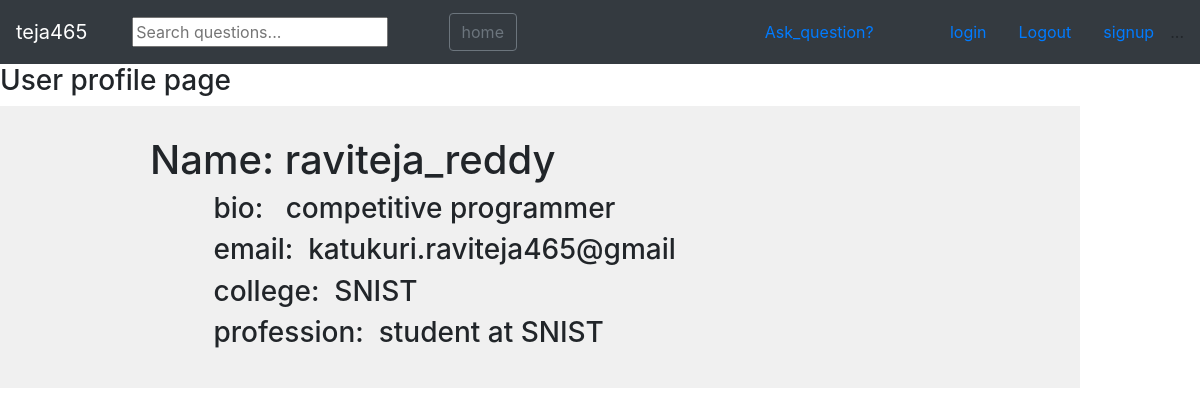
Screenshot of /profile/4 with the database file from the repository.
### myapp/models.py (models this page shows, shortened)
class profile(models.Model):
    user = models.OneToOneField(User, default=1,on_delete=models.CASCADE)
    bio=models.CharField(max_length = 190,default='None')
    email=models.CharField(max_length = 26,default='None')
    college=models.CharField(max_length = 50,default='None')
    profession=models.TextField(default='None')

### myapp/views.py (the view)
# urls.py: re_path(r'^profile/(?P<id>\d+)', views.user_profile),
def user_profile(request,id):
    user=User.objects.get(id=id)
    bio=user.profile.bio
    bio=user.profile.bio
    email=user.profile.email
    college=user.profile.college
    profession=user.profile.profession
    return render(request,'profile.html',{'name':user.username,'bio':bio,'email':email,'college':college,'profession':profession})

### templates/profile.html
{% extends 'base.html'%}
{% block profile_block%}
<h3>User profile page </h3>
<div class="userProfile">
<h1>Name: {{name}} </h1>
<h3>&emsp;&emsp;    bio: &nbsp;                  {{bio}} </h3>
<h3>&emsp;&emsp;    email:&nbsp;                 {{email}}  </h3>
<h3>&emsp;&emsp;    college:&nbsp;               {{college}}  </h3>
<h3>&emsp;&emsp;    profession:&nbsp;            {{profession}} </h3>
</div>
{% endblock%}

### static/index.css (style rules this page uses)
.userProfile { float:left; width:90%; background-color: #f0f0f0; padding:30px 30px 30px 150px ; }

### rows the page displays
profile: bio "competitive programmer", email "katukuri.raviteja465@gmail", college "SNIST", profession "student at SNIST"

### other values shown
{{ name }} "raviteja_reddy"
